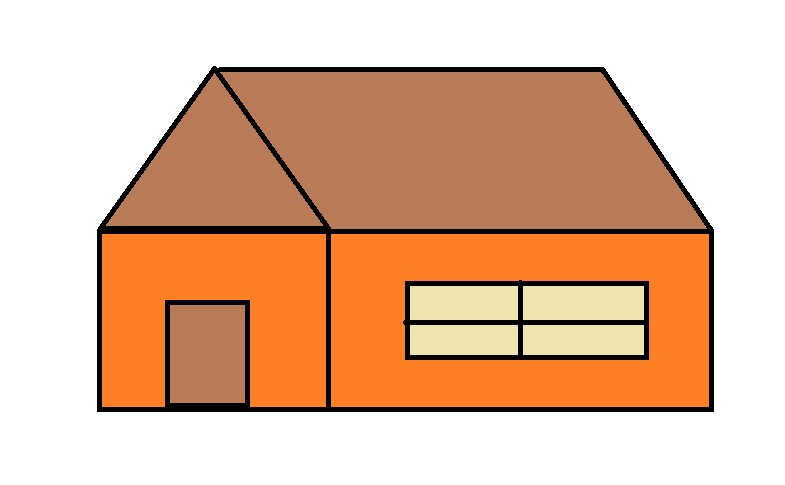
#> input picture Hut.jpg, 785 x 485 px
$ jupyter execute 11_Segregation_of_Color_channels.ipynb
#> lines starting #> are read from the running program, lines starting #| are printed output that depends on the picture
[cell 1]
import cv2
import matplotlib.pyplot as plt

[cell 2]
image = cv2.imread("Hut.jpg")
#> image is the input picture: shape (485, 785, 3); mean B, G, R 158.6, 185.6, 225.2

[cell 3]
# Splitting Image into RED, BLUE, GREEN Channel
blue, green, red = cv2.split(image)
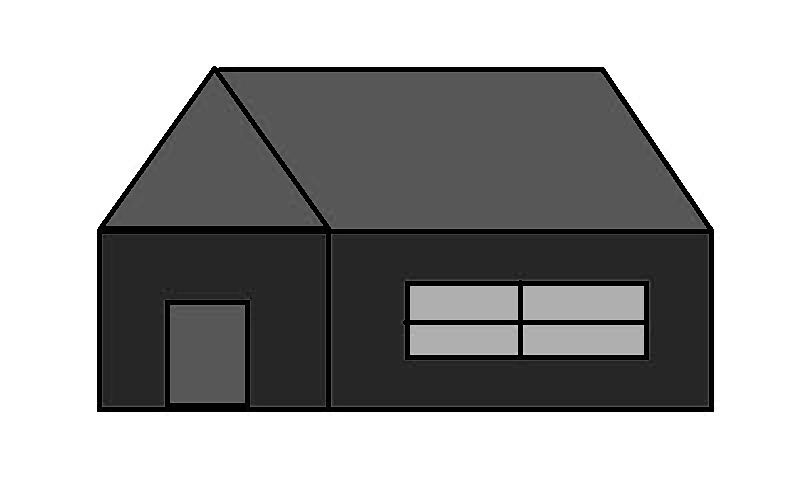
#> blue: shape (485, 785); min 0, max 255, mean 158.6
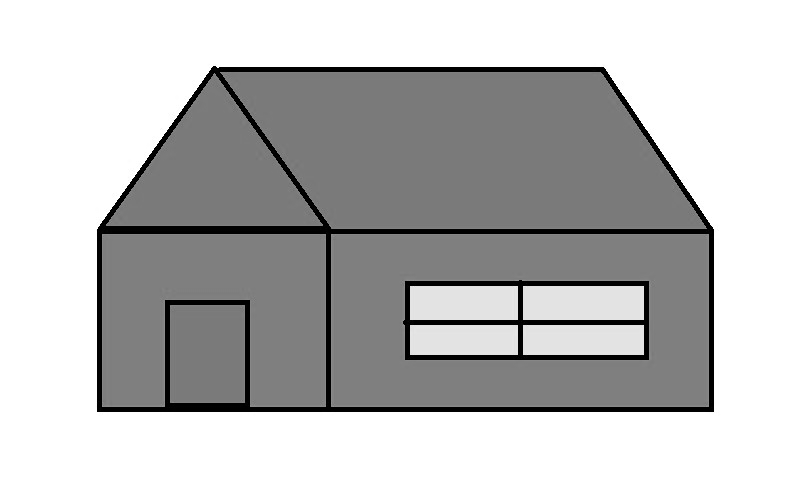
#> green: shape (485, 785); min 0, max 255, mean 185.6
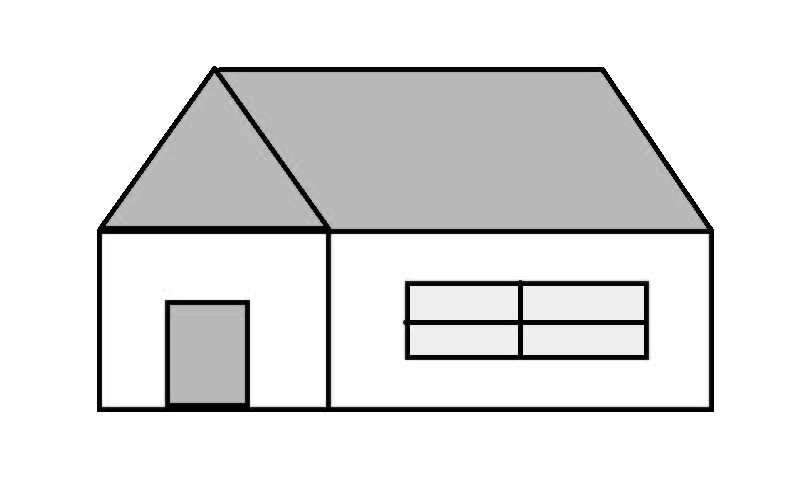
#> red: shape (485, 785); min 0, max 255, mean 225.2

[cell 4]
# Display each image seperately
plt.subplot(141), plt.imshow(cv2.cvtColor(image,cv2.COLOR_BGR2RGB)), plt.title("Original"), plt.axis('off')
plt.subplot(142), plt.imshow(cv2.cvtColor(blue,cv2.COLOR_BGR2RGB)), plt.title("Blue"), plt.axis('off')
plt.subplot(143), plt.imshow(cv2.cvtColor(green,cv2.COLOR_BGR2RGB)), plt.title("Green"), plt.axis('off')
plt.subplot(144), plt.imshow(cv2.cvtColor(red,cv2.COLOR_BGR2RGB)), plt.title("Red"), plt.axis('off')
plt.show()
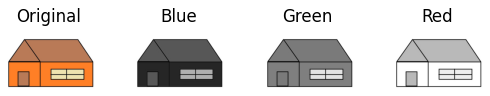
#> figure drawn by matplotlib, 4 panels
